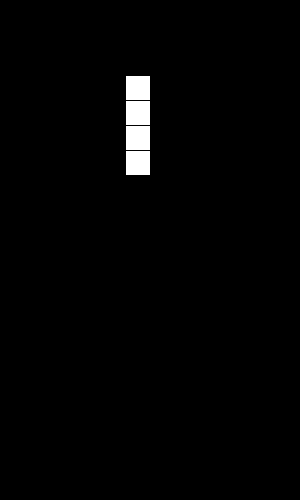
Frame 1 (no input)
Frame 60 (the mouse pressed at the canvas centre just before this capture): identical to frame 1, image omitted
Frame 120 (the mouse held since frame 60 and released just before this capture): identical to frame 1, image omitted

The Processing sketch that drew this single still picture (run headless with seeded random() and noise(); from frame 60 on, the mouse is pressed at the canvas centre):

// Processing sketch: tetris_up_change_shape
// ── tetris_up_change_shape.pde
//俄羅斯方塊,如何按上鍵,旋轉改形狀 (OK: 左、右)
int [][]L1={
  {0,0,1,0},
  {0,0,1,0},
  {0,0,1,0},
  {0,0,1,0}  
};
int [][]L2={
  {0,0,0,0},
  {0,0,0,0},
  {1,1,1,1},
  {0,0,0,0}
};
int rot=0;
void drawL1(int x, int y){
  for(int i=0; i<4; i++){
    for(int j=0; j<4; j++){
      if(L1[i][j]==1) rect( (x+j)*25, (y+i)*25, 25, 25);
    }
  }
}
void drawL2(int x, int y){
  for(int i=0; i<4; i++){
    for(int j=0; j<4; j++){
      if(L2[i][j]==1) rect( (x+j)*25, (y+i)*25, 25, 25);
    }
  }
}
void setup(){
  size(300,500);
}
void draw(){
  background(0);
  if(rot==0) drawL1(3,3);
  if(rot==1) drawL2(3,3);
  if(rot==2) drawL1(3,3);
  if(rot==3) drawL2(3,3);
}
void keyPressed(){
  if(keyCode==UP) rot=(rot+1)%4;
}
